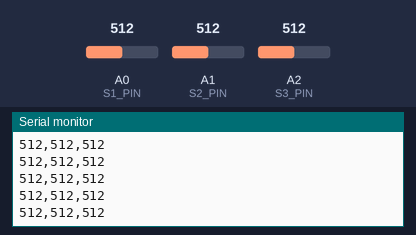
Recording of a sketch running on a simulated Arduino Uno, built with avr-gcc and run on an emulated ATmega328P. Parts: the last lines printed to the serial monitor. Inputs (shaded band) come from the test bench; at power-on: A0 (S1_PIN) = 512, A1 (S2_PIN) = 512, A2 (S3_PIN) = 512.

Above: at 1.2 s.
1.3 s: A0 (S1_PIN) set to 716
At 1.69 s:
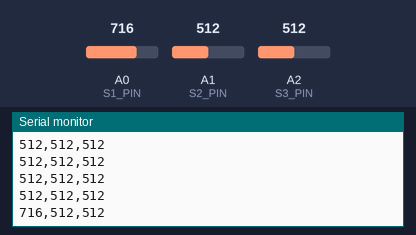
2.8 s: A1 (S2_PIN) set to 716
At 2.98 s:
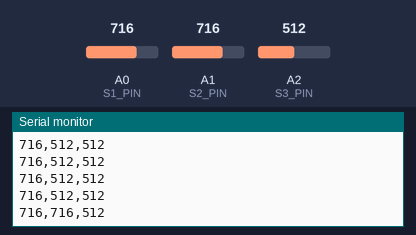
4.3 s: A2 (S3_PIN) set to 716
At 4.5 s:
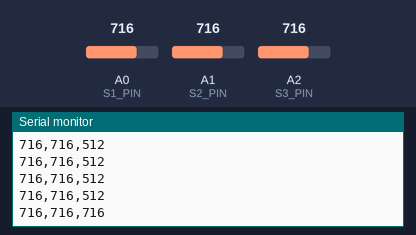
5.8 s: A0 (S1_PIN) set to 900
At 6.01 s:
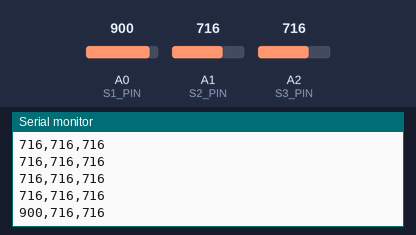
7.3 s: A1 (S2_PIN) set to 900
At 7.3 s:
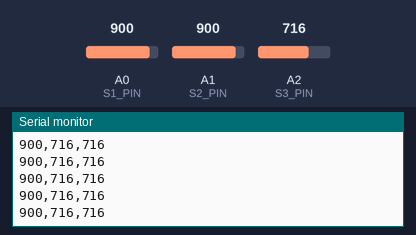
8.8 s: A2 (S3_PIN) set to 900
At 8.81 s:
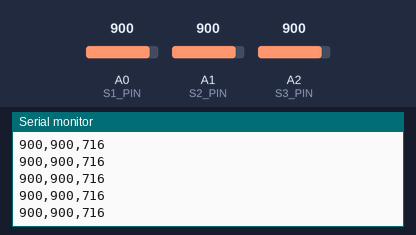
Timing chart, 0 to 11.3 s (numbered marks = the images above; inputs shaded):
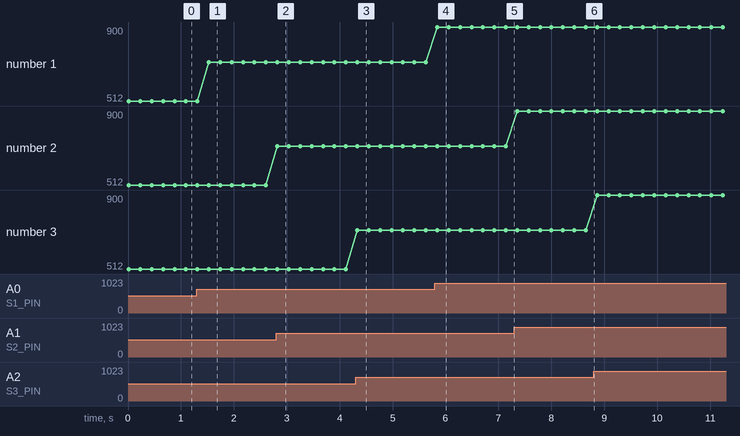

The sketch:

sensors.ino
```cpp
#define S1_PIN A0
#define S2_PIN A1
#define S3_PIN A2

void setup() {
  Serial.begin(9600);
}

void loop() {
  int s1 = analogRead(S1_PIN); delay(5);
  int s2 = analogRead(S2_PIN); delay(5);
  int s3 = analogRead(S3_PIN); delay(5);

  // Just send raw sensor values clearly
  Serial.print(s1); Serial.print(",");
  Serial.print(s2); Serial.print(",");
  Serial.println(s3);

  delay(200);
}
```

Measured:
- after the input at 1.3 s, the serial monitor: prints a new line after 0.23 s (image 1)
- after the input at 2.8 s, the serial monitor: prints a new line at once (image 2)
- after the input at 4.3 s, the serial monitor: prints a new line at once (image 3)
- after the input at 5.8 s, the serial monitor: prints a new line at once (image 4)
- plotted number 1: 512 → 716 after the input at 1.3 s, 716 → 900 after the input at 5.8 s
